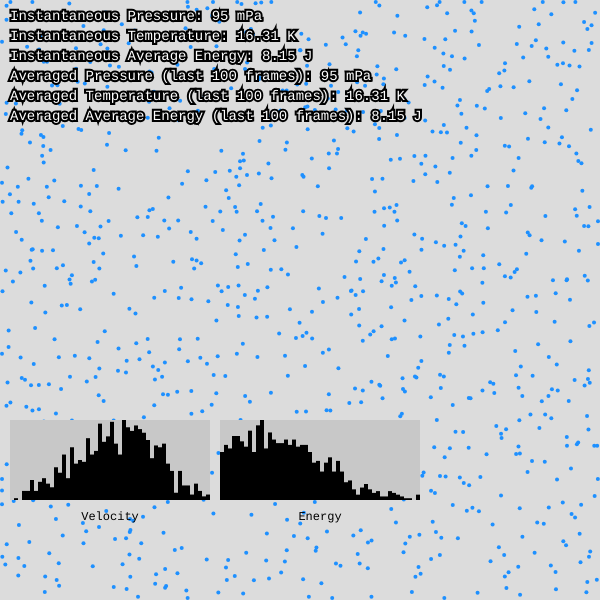
Frame 1 (no input)
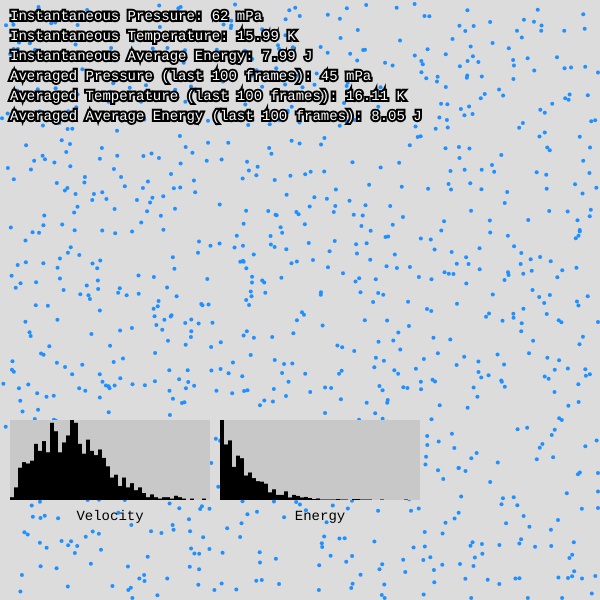
Frame 60 (no input)
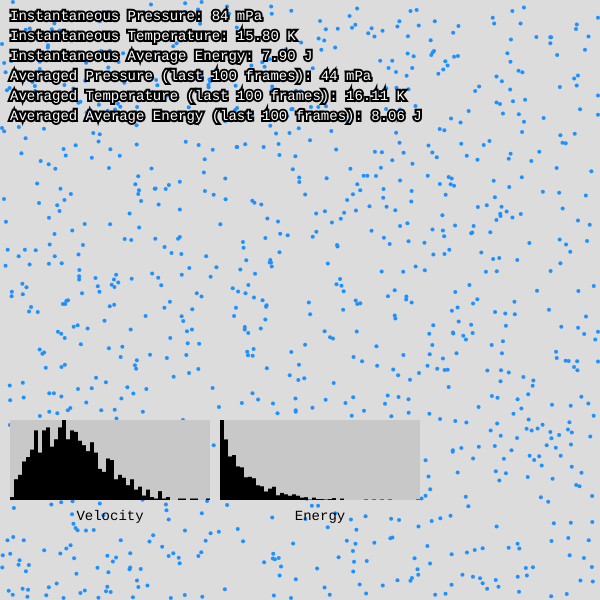
Frame 120 (the mouse pressed at the canvas centre since frame 60)

The p5.js sketch that drew these frames (run headless with seeded random() and noise() and a simulated clock; from frame 60 on, the mouse is pressed at the canvas centre):

// p5.js sketch
// ── sketch.js
let particles = [];
let grid;
let numParticles = 1000;
let canvasSize = 600;
let gridSize = 10;
let pressure = 0;
let temperature = 0;
let avgEnergy = 0;
let velocities = [];
let energies = [];
let histogramBins = 20;
let particleRadius = 2;
let maxVelocity = 5;

let pressureHistory = [];
let temperatureHistory = [];
let avgEnergyHistory = [];
let maxHistoryLength = 100;

let exp;
let prevMaxE = 0;
let prevMaxV = 0;
let gravityCheckbox; // Gravity checkbox
let gravityEnabled = false; // Flag for gravity

function setup() {
  createCanvas(canvasSize, canvasSize);
  grid = new Grid(canvasSize, gridSize);
  // Initialize particles with no overlap

  // Create a checkbox for gravity
  textFont('Courier New');
  experimentSelection();
  initSwarm();
  gravityCheckbox = createCheckbox('Enable Gravity', false);
  gravityCheckbox.position(10, canvasSize + 10);
  gravityCheckbox.changed(() => {
    gravityEnabled = gravityCheckbox.checked();
  });


  function experimentSelection() {
    exp = createSelect();
    exp.position(150, height + 12);
    exp.option("Random gas");
    exp.option("Brazilian Nut");
    exp.option("All right brazilian nut");
    exp.option("All right");
    exp.option("Bullet");
    exp.changed(initExperiment);
  }

  function initExperiment() {
    particles = [];
    let val=exp.value()
    if (val == "Brazilian Nut") {
      let newParticle = new Particle(width/2, height/2, 2, 0, 50);
      particles.push(newParticle); // Add particle if valid
      initSwarm();
    }
    else if (val == "All right") {
      initSwarm({ x: maxVelocity, y: 0 });
    }
    else if (val == "Random gas") {
      initSwarm();
    }
    else if (val == "All right brazilian nut") {
      let newParticle = new Particle(width/2, height/2, 2, 0, 50);
      particles.push(newParticle);
      initSwarm({ x: maxVelocity, y: 0 });
    }
    else if (val == "Bullet") {
      let newParticle = new Particle(width / 2, height / 2, 3*maxVelocity,  3*maxVelocity, particleRadius, "red");
      particles.push(newParticle);
      initSwarm({ x: 0, y: 0 });
    }

  }

  function initSwarm(velocity = null) {

    for (let i = 0; i < numParticles; i++) {
      let newParticle;
      let isValid;

      do {
        isValid = true;

        // Use the specified velocity or generate a random velocity
        let vx = velocity !== null ? velocity.x : random(-maxVelocity, maxVelocity);
        let vy = velocity !== null ? velocity.y : random(-maxVelocity, maxVelocity);

        newParticle = new Particle(random(width), random(height), vx, vy, particleRadius);

        // Check against all existing particles
        for (let other of particles) {
          let dx = newParticle.x - other.x;
          let dy = newParticle.y - other.y;
          let distance = sqrt(dx ** 2 + dy ** 2);

          if (distance <= 2.1 * newParticle.radius) {
            isValid = false; // Too close, retry
            break;
          }
        }
      } while (!isValid);

      particles.push(newParticle); // Add particle if valid
    }


  }






}

function draw() {
  background(220);

  // Reset values
  pressure = 0;
  velocities = [];
  energies = [];
  grid.clear();

  // Update and check collisions
  for (let particle of particles) {
    grid.add(particle);
    particle.move(gravityEnabled);
    particle.checkWallCollision();
    grid.checkCollisions(particle);

    let speed = particle.getVelocityMagnitude();  // Renamed function here
    velocities.push(speed);
    energies.push(0.5 * particle.mass * speed ** 2);
  }

  // Compute physical properties
  temperature = velocities.reduce((sum, v) => sum + v ** 2, 0) / numParticles;
  avgEnergy = energies.reduce((sum, e) => sum + e, 0) / numParticles;

  // Store the last 10 frames' values for averaging
  pressureHistory.push(pressure);
  temperatureHistory.push(temperature);
  avgEnergyHistory.push(avgEnergy);

  // Keep only the last 10 values
  if (pressureHistory.length > maxHistoryLength) {
    pressureHistory.shift();
    temperatureHistory.shift();
    avgEnergyHistory.shift();
  }

  // Average over the last 10 frames
  let avgPressure = pressureHistory.reduce((sum, val) => sum + val, 0) / pressureHistory.length;
  let avgTemp = temperatureHistory.reduce((sum, val) => sum + val, 0) / temperatureHistory.length;
  let avgEnergyVal = avgEnergyHistory.reduce((sum, val) => sum + val, 0) / avgEnergyHistory.length;

  // Display particles
  for (let particle of particles) {
    particle.display();
  }

  // Display histograms
  prevMaxV = plotHistogram(velocities, 50, 10, height - 100, 200, 80, 'Velocity', prevMaxV);
  prevMaxE = plotHistogram(energies, 50, 220, height - 100, 200, 80, 'Energy', prevMaxE);

  // Display text
  textSize(14);
  fill(255);
  stroke(0);
  strokeWeight(4);
  textAlign(LEFT);
  text(`Instantaneous Pressure: ${pressure.toFixed(3) * 1000} mPa`, 10, 20);
  text(`Instantaneous Temperature: ${temperature.toFixed(2)} K`, 10, 40);
  text(`Instantaneous Average Energy: ${avgEnergy.toFixed(2)} J`, 10, 60);
  text(`Averaged Pressure (last ${maxHistoryLength} frames): ${avgPressure.toFixed(3) * 1000} mPa`, 10, 80);
  text(`Averaged Temperature (last ${maxHistoryLength} frames): ${avgTemp.toFixed(2)} K`, 10, 100);
  text(`Averaged Average Energy (last ${maxHistoryLength} frames): ${avgEnergyVal.toFixed(2)} J`, 10, 120);
}

// Particle class
class Particle {
  constructor(x, y, vx, vy, radius, color="DodgerBlue") {
    this.x = x;
    this.y = y;
    this.vx = vx;
    this.vy = vy;
    this.radius = radius;
    this.mass = 1; // Assume unit mass for simplicity
    this.color = color;
  }

  move(gravity) {
    if (gravity) {
      this.vy += 0.1; // Apply downward gravitational acceleration
    }
    this.x += this.vx;
    this.y += this.vy;
  }

  checkWallCollision() {
    // Check for collision with the left and right walls
    if (this.x - this.radius < 0 || this.x + this.radius > width) {
      this.vx *= -1;
      this.x = constrain(this.x, this.radius, width - this.radius); // Prevent particle from getting stuck in the wall
      pressure += 2 * this.mass * abs(this.vx) / (height * 2);
    }

    // Check for collision with the top and bottom walls
    if (this.y - this.radius < 0 || this.y + this.radius > height) {
      this.vy *= -1;
      this.y = constrain(this.y, this.radius, height - this.radius); // Prevent particle from getting stuck in the wall
      pressure += 2 * this.mass * abs(this.vy) / (width * 2);
    }
  }

  checkCollision(other) {
    let dx = this.x - other.x;
    let dy = this.y - other.y;
    let dist = sqrt(dx ** 2 + dy ** 2);
    if (dist < this.radius + other.radius) {
      let nx = dx / dist;
      let ny = dy / dist;
      let p = 2 * (this.vx * nx + this.vy * ny - other.vx * nx - other.vy * ny) /
        (this.mass + other.mass);

      this.vx -= p * other.mass * nx;
      this.vy -= p * other.mass * ny;
      other.vx += p * this.mass * nx;
      other.vy += p * this.mass * ny;
    }
  }

  getVelocityMagnitude() {
    return sqrt(this.vx ** 2 + this.vy ** 2);
  }

  display() {
    fill(this.color);
    noStroke();
    ellipse(this.x, this.y, this.radius * 2);
  }
}

// Grid class for spatial partitioning
class Grid {
  constructor(size, cellSize) {
    this.size = size;
    this.cellSize = cellSize;
    this.cells = [];
    for (let i = 0; i < size / cellSize; i++) {
      this.cells[i] = [];
      for (let j = 0; j < size / cellSize; j++) {
        this.cells[i][j] = [];
      }
    }
  }

  clear() {
    for (let i = 0; i < this.cells.length; i++) {
      for (let j = 0; j < this.cells[i].length; j++) {
        this.cells[i][j] = [];
      }
    }
  }

  add(particle) {
    // Ensure particle's grid cell is within bounds
    let col = Math.floor(particle.x / this.cellSize);
    let row = Math.floor(particle.y / this.cellSize);

    // Check if the calculated indices are within the grid bounds
    if (col >= 0 && col < this.cells.length && row >= 0 && row < this.cells[0].length) {
      this.cells[col][row].push(particle);
    }
  }

  checkCollisions(particle) {
    let col = Math.floor(particle.x / this.cellSize);
    let row = Math.floor(particle.y / this.cellSize);

    for (let i = Math.max(0, col - 1); i <= Math.min(col + 1, this.cells.length - 1); i++) {
      for (let j = Math.max(0, row - 1); j <= Math.min(row + 1, this.cells[0].length - 1); j++) {
        for (let other of this.cells[i][j]) {
          if (other !== particle) {
            particle.checkCollision(other);
          }
        }
      }
    }
  }
}

// Plot histogram
function plotHistogram(data, bins, x, y, w, h, label, prevMax) {
  let hist = new Array(bins).fill(0);
  let minVal = 0;
  let maxVal;
  if (max(data) > prevMax) {
    maxVal = max(data)
  }
  else {
    maxVal = prevMax
  }
  let binWidth = (maxVal - minVal) / bins;

  for (let val of data) {
    let bin = Math.floor((val - minVal) / binWidth);
    hist[Math.min(bin, bins - 1)]++;
  }

  let maxHist = Math.max(...hist);

  // Draw histogram
  fill(200);
  rect(x, y - h, w, h);
  fill(0);
  textAlign(CENTER);
  text(label, x + w / 2, y + 20);

  for (let i = 0; i < bins; i++) {
    let binHeight = map(hist[i], 0, maxHist, 0, h);
    rect(x + (i * w) / bins, y - binHeight, w / bins, binHeight);
  }
  return maxVal
}
